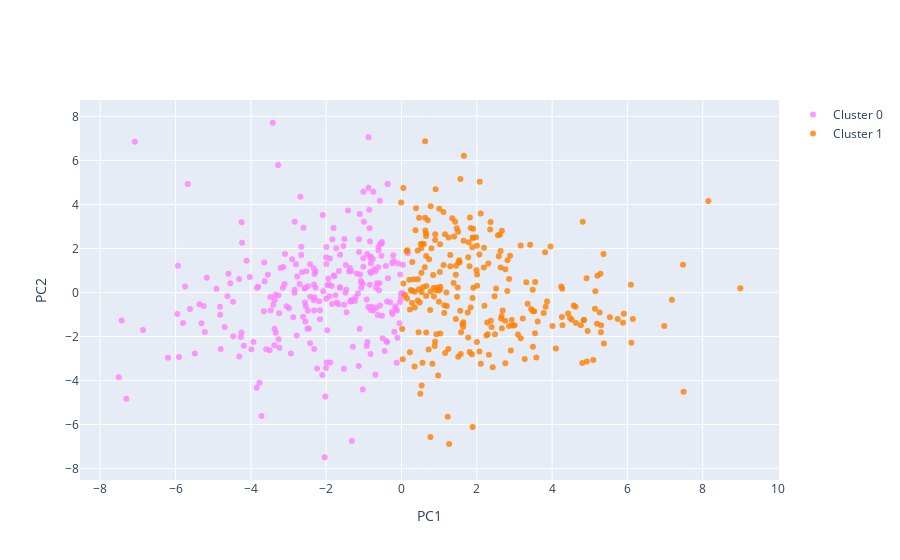

The code cell stored with this chart in its notebook:
### Code cell
plt2d = plot2dclust(X, clusters = clusters_linear, tp = 'km')
plt2d.make_plot(ker ='No Kernel')

### Figure 1 — Plotly figure (JSON) as saved in the notebook; plotly's stock layout.template omitted (floating-point values rounded to 4 significant figures; data arrays with more than 128 entries replaced by an {"elided": "..."} marker saying what was removed)
{"data": [{"marker": {"color": "rgba(255, 128, 255, 0.8)"}, "mode": "markers", "name": "Cluster 0", "type": "scatter", "x": {"elided": "252 float values"}, "y": {"elided": "252 float values"}}, {"marker": {"color": "rgba(255, 128, 2, 0.8)"}, "mode": "markers", "name": "Cluster 1", "type": "scatter", "x": {"elided": "248 float values"}, "y": {"elided": "248 float values"}}], "layout": {"title": {"text": ""}, "xaxis": {"ticklen": 5, "title": {"text": "PC1"}, "zeroline": false}, "yaxis": {"ticklen": 5, "title": {"text": "PC2"}, "zeroline": false}}}
